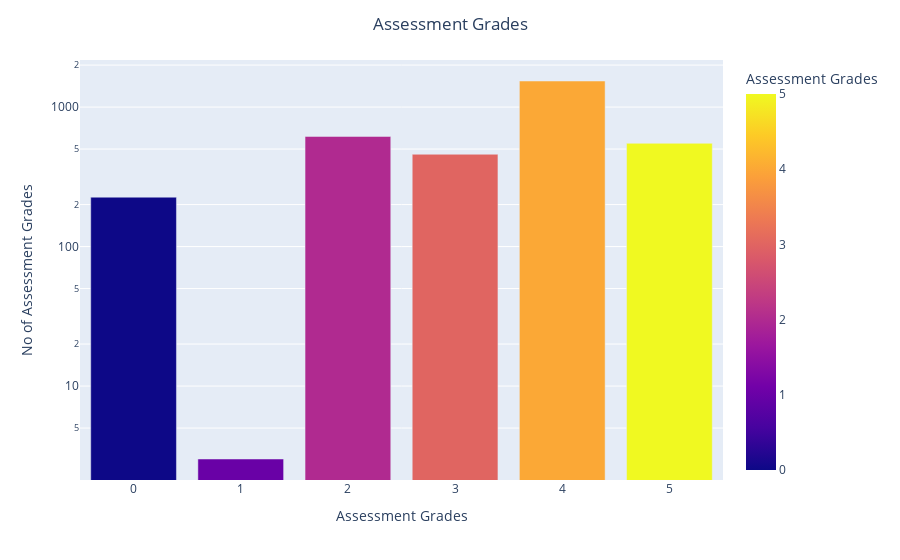

Notebook cell for this chart:
### Code cell
## plot the assessment again

assess_graph= px.bar(data_frame=assess, y='No of Assessment Grades', x='Assessment Grades', color='Assessment Grades')
assess_graph.update_layout(title='Assessment Grades', title_x=0.5, yaxis=dict(type='log'))
assess_graph

### Figure 1 — Plotly figure (JSON) as saved in the notebook; plotly's stock layout.template omitted (floating-point values rounded to 4 significant figures)
{"data": [{"alignmentgroup": "True", "hovertemplate": "Assessment Grades=%{marker.color}<br>No of Assessment Grades=%{y}<extra></extra>", "legendgroup": "", "marker": {"color": [4, 2, 5, 3, 0, 1], "coloraxis": "coloraxis", "pattern": {"shape": ""}}, "name": "", "offsetgroup": "", "orientation": "v", "showlegend": false, "textposition": "auto", "type": "bar", "x": [4, 2, 5, 3, 0, 1], "xaxis": "x", "y": [1538, 616, 550, 459, 226, 3], "yaxis": "y"}], "layout": {"barmode": "relative", "coloraxis": {"colorbar": {"title": {"text": "Assessment Grades"}}, "colorscale": [[0, "#0d0887"], [0.1111, "#46039f"], [0.2222, "#7201a8"], [0.3333, "#9c179e"], [0.4444, "#bd3786"], [0.5556, "#d8576b"], [0.6667, "#ed7953"], [0.7778, "#fb9f3a"], [0.8889, "#fdca26"], [1, "#f0f921"]]}, "legend": {"tracegroupgap": 0}, "margin": {"t": 60}, "title": {"text": "Assessment Grades", "x": 0.5}, "xaxis": {"anchor": "y", "domain": [0, 1], "title": {"text": "Assessment Grades"}}, "yaxis": {"anchor": "x", "domain": [0, 1], "title": {"text": "No of Assessment Grades"}, "type": "log"}}}
